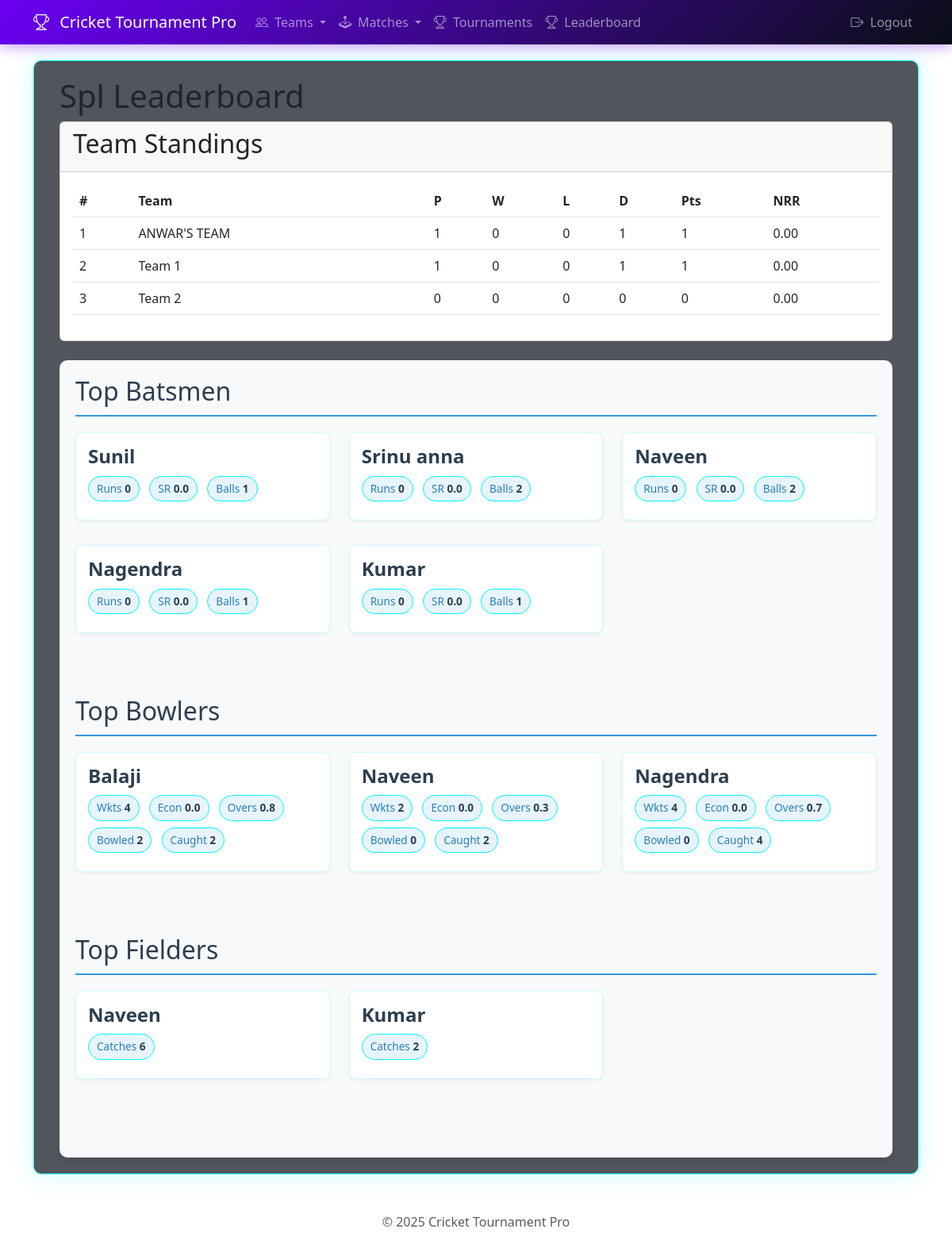
Page /tournament/6/leaderboard/ (signed in) on the committed database.
### capp/models.py (models this page shows, shortened)
class Tournament(models.Model):
    user = models.ForeignKey(User, on_delete=models.CASCADE)
    name = models.CharField(max_length=100)
    teams = models.ManyToManyField(Team)
    total_overs = models.PositiveIntegerField()
    created_at = models.DateTimeField(auto_now_add=True)
    single_batting = models.BooleanField(
        default=False,
        verbose_name="Single Batting Mode",
        help_text="When enabled, innings ends only when no batters remain"
    )
    completed = models.BooleanField(default=False)

class Team(models.Model):
    user = models.ForeignKey(User, on_delete=models.CASCADE, null=True, blank=True)
    name = models.CharField(max_length=100)
    members = models.ManyToManyField(Member, blank=True)
    created_at = models.DateTimeField(auto_now_add=True)  # when team was created
    updated_at = models.DateTimeField(auto_now=True)      # when team was last updated
    generation_id = models.UUIDField(default=uuid.uuid4, editable=False)
    class Meta:
        ordering = ['-created_at']  # Default ordering by newest first

class BallEvent(models.Model):
    match = models.ForeignKey(Match, on_delete=models.CASCADE, related_name='balls')
    over = models.IntegerField()
    ball_in_over = models.IntegerField()
    batsman = models.CharField(max_length=100)
    batsman_id = models.PositiveIntegerField(null=True, blank=True)
    bowler_id = models.PositiveIntegerField(null=True, blank=True)
    fielder_id = models.PositiveIntegerField(null=True, blank=True)
    bowler = models.CharField(max_length=100)
    runs = models.IntegerField(default=0)
    is_catch = models.BooleanField(default=False)
    is_wicket = models.BooleanField(default=False)
    out_of_box = models.BooleanField(default=False)
    is_runout = models.BooleanField(default=False)
    fielder = models.CharField(max_length=100, null=True, blank=True)
    timestamp = models.DateTimeField(auto_now_add=True)
    INNINGS_CHOICES = [(1, 'First'), (2, 'Second')]
    innings = models.PositiveSmallIntegerField(choices=INNINGS_CHOICES, default=1)
    class Meta:
        ordering = ['match', 'over', 'ball_in_over']
        indexes = [
            models.Index(fields=['batsman']),
            models.Index(fields=['bowler']),
            models.Index(fields=['fielder']),
            models.Index(fields=['is_wicket']),
            models.Index(fields=['is_catch']),
        ]

### capp/views.py (the view)
# urls.py: path('tournament/<int:tournament_id>/leaderboard/', views.tournament_leaderboard, name='tournament_leaderboard'),
@login_required
def tournament_leaderboard(request, tournament_id):
    try:
        tournament = get_object_or_404(Tournament, id=tournament_id, user=request.user)
        teams = tournament.teams.all()
        matches = Match.objects.filter(tournament=tournament)
        completed_matches = matches.filter(completed=True)
        team_stats = {}
        for team in teams:
            team_stats[team.id] = {
                'team': team,
                'matches_played': 0,
                'matches_won': 0,
                'matches_lost': 0,
                'matches_drawn': 0,
                'points': 0,
                'runs_scored': 0,
                'overs_faced': 0,
                'runs_conceded': 0,
                'overs_bowled': 0,
                'net_run_rate': 0.0  # Initialize NRR
            }
        for match in completed_matches:
            if match.team1 not in teams or match.team2 not in teams:
                continue
            team1_stats = team_stats.get(match.team1.id)
            team2_stats = team_stats.get(match.team2.id)
            if not team1_stats or not team2_stats:
                continue
            team1_stats['matches_played'] += 1
            team2_stats['matches_played'] += 1
            team1_score = match.team1_score if match.team1_score is not None else 0
            team2_score = match.team2_score if match.team2_score is not None else 0
            overs = match.total_overs if match.total_overs is not None else 0
            team1_stats['runs_scored'] += team1_score
            team1_stats['overs_faced'] += overs
            team1_stats['runs_conceded'] += team2_score
            team1_stats['overs_bowled'] += overs
            team2_stats['runs_scored'] += team2_score
            team2_stats['overs_faced'] += overs
            team2_stats['runs_conceded'] += team1_score
            team2_stats['overs_bowled'] += overs
            if match.winner == match.team1:
                team1_stats['matches_won'] += 1
                team1_stats['points'] += 2
                team2_stats['matches_lost'] += 1
            elif match.winner == match.team2:
                team2_stats['matches_won'] += 1
                team2_stats['points'] += 2
                team1_stats['matches_lost'] += 1
            else:  # Draw
                team1_stats['matches_drawn'] += 1
                team2_stats['matches_drawn'] += 1
                team1_stats['points'] += 1
                team2_stats['points'] += 1
        for stats in team_stats.values():
            try:
                runs_for = stats['runs_scored']
                overs_faced = stats['overs_faced'] or 0.1  # Avoid division by zero
                runs_against = stats['runs_conceded']
                overs_bowled = stats['overs_bowled'] or 0.1
                run_rate_for = runs_for / overs_faced
                run_rate_against = runs_against / overs_bowled
                stats['net_run_rate'] = round(run_rate_for - run_rate_against, 2)
            except (ZeroDivisionError, TypeError):
                stats['net_run_rate'] = 0.0
        team_leaderboard = sorted(
            team_stats.values(),
            key=lambda x: (-x['points'], -x['net_run_rate'])
        )
        ball_events = BallEvent.objects.filter(match__tournament=tournament)
        batsman_stats = []
        if ball_events.exists():
            batsman_stats = ball_events.values('batsman').annotate(
                total_runs=Sum('runs'),
                balls_faced=Count('id')
            ).order_by('-total_runs')[:5]
            for batsman in batsman_stats:
                balls = batsman['balls_faced']
                runs = batsman['total_runs']
                batsman['strike_rate'] = round((runs / balls) * 100, 2) if balls > 0 else 0
        bowler_stats = []
        bowler_data = {}
        if ball_events.exists():
            bowler_stats = ball_events.filter(
                Q(is_wicket=True) | Q(is_catch=True) | Q(out_of_box=True)
            ).values('bowler').annotate(
                bowled_wickets=Count('id', filter=Q(is_wicket=True)),
                caught_wickets=Count('id', filter=Q(is_catch=True)),
                total_balls=Count('id'),
                total_runs=Sum('runs')
            ).order_by('-bowled_wickets')[:5]
            for bowler in bowler_stats:
                bowler_name = bowler['bowler']
                balls = bowler['total_balls']
                runs = bowler['total_runs']
                bowled = bowler['bowled_wickets']
                caught = bowler['caught_wickets']
                overs = balls / 6 if balls else 0.1
                economy = (runs / overs) if overs > 0 else 0
                bowler_data[bowler_name] = {
                    'wickets': bowled + caught,  # Total wickets (bowled + caught)
                    'economy': round(economy, 2),
                    'runs_conceded': runs,
                    'overs_bowled': round(overs, 1),
                    'bowled': bowled,
                    'caught': caught
                }
        fielder_stats = []
        if ball_events.exists():
            fielder_stats = ball_events.filter(is_catch=True).values(
                'fielder'
            ).annotate(
                total_catches=Count('id')
            ).order_by('-total_catches')[:5]
        context = {
            'tournament': tournament,
            'leaderboard': team_leaderboard,
            'matches': matches,
            'completed_matches': completed_matches.count(),
            'batsman_stats': batsman_stats,
            'bowler_stats': bowler_stats,
            'bowler_data': bowler_data,
            'fielder_stats': fielder_stats,
        }
        return render(request, 'tournament_leaderboard.html', context)
    except Exception as e:
        import logging
        logger = logging.getLogger(__name__)
        logger.error(f"Error in tournament_leaderboard: {str(e)}", exc_info=True)
        return render(request, 'error.html', {
            'error_message': "An error occurred while generating the leaderboard. Please try again later."
        }, status=500)

### capp/templatetags/custom_filters.py (called while the page is built)
@register.filter
def get_item(dictionary, key):
    return dictionary.get(key, {})

### capp/templates/tournament_leaderboard.html (shortened to what this page needs)
{% extends "base4.html" %}
{% load static %}
{% load custom_filters %}
{% block content %}
<div class="container">
  <h1>{{ tournament.name }} Leaderboard</h1>
  <div class="card mb-4">
    <div class="card-header">
      <h2>Team Standings</h2>
    </div>
    <div class="card-body">
      <table class="table">
        <thead>
          <tr>
            <th>#</th>
            <th>Team</th>
            <th>P</th>
            <th>W</th>
            <th>L</th>
            <th>D</th>
            <th>Pts</th>
            <th>NRR</th>
          </tr>
        </thead>
        <tbody>
          {% for entry in leaderboard %}
          <tr class="{% if forloop.counter <= 3 %}top-{{ forloop.counter }}{% endif %}">
            <td>{{ forloop.counter }}</td>
            <td>{{ entry.team.name }}</td>
            <td>{{ entry.matches_played }}</td>
            <td>{{ entry.matches_won }}</td>
            <td>{{ entry.matches_lost }}</td>
            <td>{{ entry.matches_drawn }}</td>
            <td>{{ entry.points }}</td>
            <td class="{% if entry.net_run_rate > 0 %}text-success{% elif entry.net_run_rate < 0 %}text-danger{% endif %}">
              {{ entry.net_run_rate|floatformat:2 }}
            </td>
          </tr>
          {% empty %}
          <tr>
            <td colspan="8">No team data available</td>
          </tr>
          {% endfor %}
        </tbody>
      </table>
    </div>
  </div>
  </div>
<div class="container mt-4">
    <div class="leaderboard-container">
        <div class="mb-5">
            <h2 class="section-header">Top Batsmen</h2>
            {% if batsman_stats %}
                <div class="row">
                    {% for batsman in batsman_stats %}
                    <div class="col-md-4 mb-3">
                        <div class="player-card">
                            <h4 class="player-name">{{ batsman.batsman }}</h4>
                            <div>
                                <span class="stat-badge">Runs <span class="stat-value">{{ batsman.total_runs }}</span></span>
                                <span class="stat-badge">SR <span class="stat-value">{{ batsman.strike_rate }}</span></span>
                                <span class="stat-badge">Balls <span class="stat-value">{{ batsman.balls_faced }}</span></span>
                            </div>
                        </div>
                    </div>
                    {% endfor %}
                </div>
            {% else %}
                <div class="empty-state">
                    <i class="fas fa-baseball-bat" style="font-size: 2rem;"></i>
                    <p>No batting data available</p>
                </div>
            {% endif %}
        </div>
<div class="mb-5">
    <h2 class="section-header">Top Bowlers</h2>
    {% if bowler_stats %}
        <div class="row">
            {% for bowler in bowler_stats %}
            <div class="col-md-4 mb-3">
                <div class="player-card">
                    <h4 class="player-name">{{ bowler.bowler }}</h4>
                    <div>
                        <span class="stat-badge">Wkts <span class="stat-value">{{ bowler_data|get_item:bowler.bowler|get_item:'wickets' }}</span></span>
                        <span class="stat-badge">Econ <span class="stat-value">{{ bowler_data|get_item:bowler.bowler|get_item:'economy' }}</span></span>
                        <span class="stat-badge">Overs <span class="stat-value">{{ bowler_data|get_item:bowler.bowler|get_item:'overs_bowled' }}</span></span>
                        <span class="stat-badge">Bowled <span class="stat-value">{{ bowler_data|get_item:bowler.bowler|get_item:'bowled' }}</span></span>
                        <span class="stat-badge">Caught <span class="stat-value">{{ bowler_data|get_item:bowler.bowler|get_item:'caught' }}</span></span>
                    </div>
                </div>
            </div>
            {% endfor %}
        </div>
    {% else %}
        <div class="empty-state">
            <i class="fas fa-baseball-ball" style="font-size: 2rem;"></i>
            <p>No bowling data available</p>
        </div>
    {% endif %}
</div>
        <div class="mb-5">
            <h2 class="section-header">Top Fielders</h2>
            {% if fielder_stats %}
                <div class="row">
                    {% for fielder in fielder_stats %}
                    <div class="col-md-4 mb-3">
                        <div class="player-card">
                            <h4 class="player-name">{{ fielder.fielder }}</h4>
                            <div>
                                <span class="stat-badge">Catches <span class="stat-value">{{ fielder.total_catches }}</span></span>
                            </div>
                        </div>
                    </div>
                    {% endfor %}
                </div>
            {% else %}
                <div class="empty-state">
                    <i class="fas fa-mitt" style="font-size: 2rem;"></i>
                    <p>No fielding data available</p>
                </div>
            {% endif %}
        </div>
    </div>
</div>
{% endblock %}

### capp/templates/base4.html (style rules this page uses)
:root { --cosmic-purple: #6a00f4; --cosmic-blue: #00f7ff; --cosmic-pink: #ff00f7; --dark-space: #0a0e17; --neon-text: #fff; }

### capp/templates/tournament_leaderboard.html (style rules this page uses)
:root { --cosmic-purple: #6a00f4; --cosmic-blue: #00f7ff; --cosmic-pink: #ff00f7; --dark-space: #0a0e17; --neon-text: #fff; }
.player-card { background: rgba(15, 23, 42, 0.5); border: 1px solid rgba(0, 247, 255, 0.2); border-radius: 8px; padding: 15px; margin-bottom: 15px; }
.stat-badge { background: rgba(106, 0, 244, 0.3); border: 1px solid var(--cosmic-blue); border-radius: 4px; padding: 3px 8px; margin-right: 5px; font-size: 0.85rem; }
.stat-value { font-weight: bold; color: var(--cosmic-pink); }
.leaderboard-container { background: #f8f9fa; border-radius: 10px; padding: 20px; box-shadow: 0 4px 6px rgba(0, 0, 0, 0.1); }
.section-header { color: #2c3e50; border-bottom: 2px solid #3498db; padding-bottom: 10px; margin-bottom: 20px; }
.player-card { background: white; border-radius: 8px; padding: 15px; margin-bottom: 15px; box-shadow: 0 2px 4px rgba(0, 0, 0, 0.05); transition: transform 0.2s; }
.player-name { font-weight: 600; color: #2c3e50; margin-bottom: 10px; }
.stat-badge { display: inline-block; background: #e8f4fc; color: #2980b9; padding: 5px 10px; border-radius: 20px; margin-right: 8px; margin-bottom: 8px; font-size: 0.85rem; }
.stat-value { font-weight: bold; color: #2c3e50; }

### rows in the picture
Tournament: name "Spl"
Team: team.name "ANWAR'S TEAM", matches_played "1", matches_won "0", matches_lost "0", matches_drawn "1", points "1", net_run_rate "0.00"
Team: team.name "Team 1", matches_played "1", matches_won "0", matches_lost "0", matches_drawn "1", points "1", net_run_rate "0.00"
Team: team.name "Team 2", matches_played "0", matches_won "0", matches_lost "0", matches_drawn "0", points "0", net_run_rate "0.00"
BallEvent: batsman "Sunil", total_runs "0", strike_rate "0.0", balls_faced "1"

### other values in the picture
{{ batsman.batsman }} "Srinu anna" "Naveen" "Nagendra" "Kumar"
{{ batsman.total_runs }} "0" "0" "0" "0"
{{ batsman.strike_rate }} "0.0" "0.0" "0.0" "0.0"
{{ batsman.balls_faced }} "2" "2" "1" "1"
{{ bowler.bowler }} "Balaji" "Naveen" "Nagendra"
{{ bowler_data|get_item:bowler.bowler|get_item:'wickets' }} "4" "2" "4"
{{ bowler_data|get_item:bowler.bowler|get_item:'economy' }} "0.0" "0.0" "0.0"
{{ bowler_data|get_item:bowler.bowler|get_item:'overs_bowled' }} "0.8" "0.3" "0.7"
{{ bowler_data|get_item:bowler.bowler|get_item:'bowled' }} "2" "0" "0"
{{ bowler_data|get_item:bowler.bowler|get_item:'caught' }} "2" "2" "4"
{{ fielder.fielder }} "Naveen" "Kumar"
{{ fielder.total_catches }} "6" "2"
